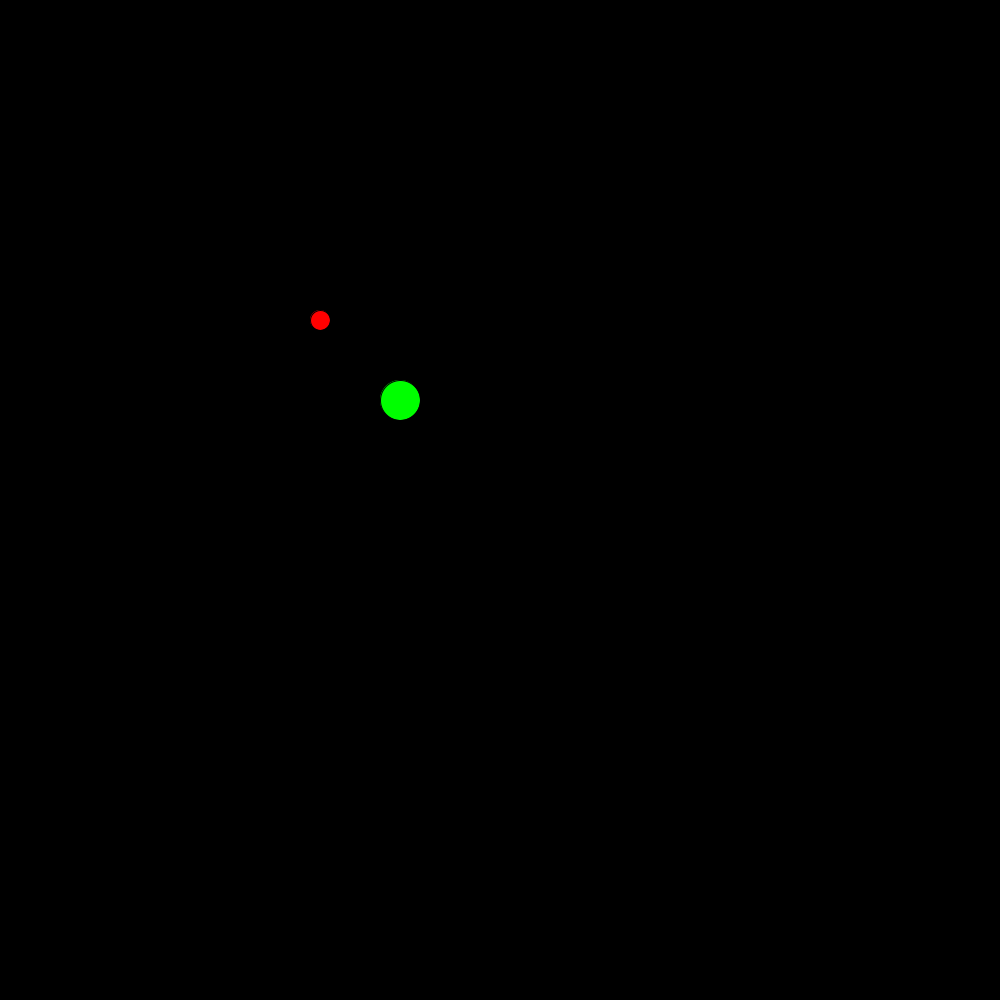
Frame 1 (no input)
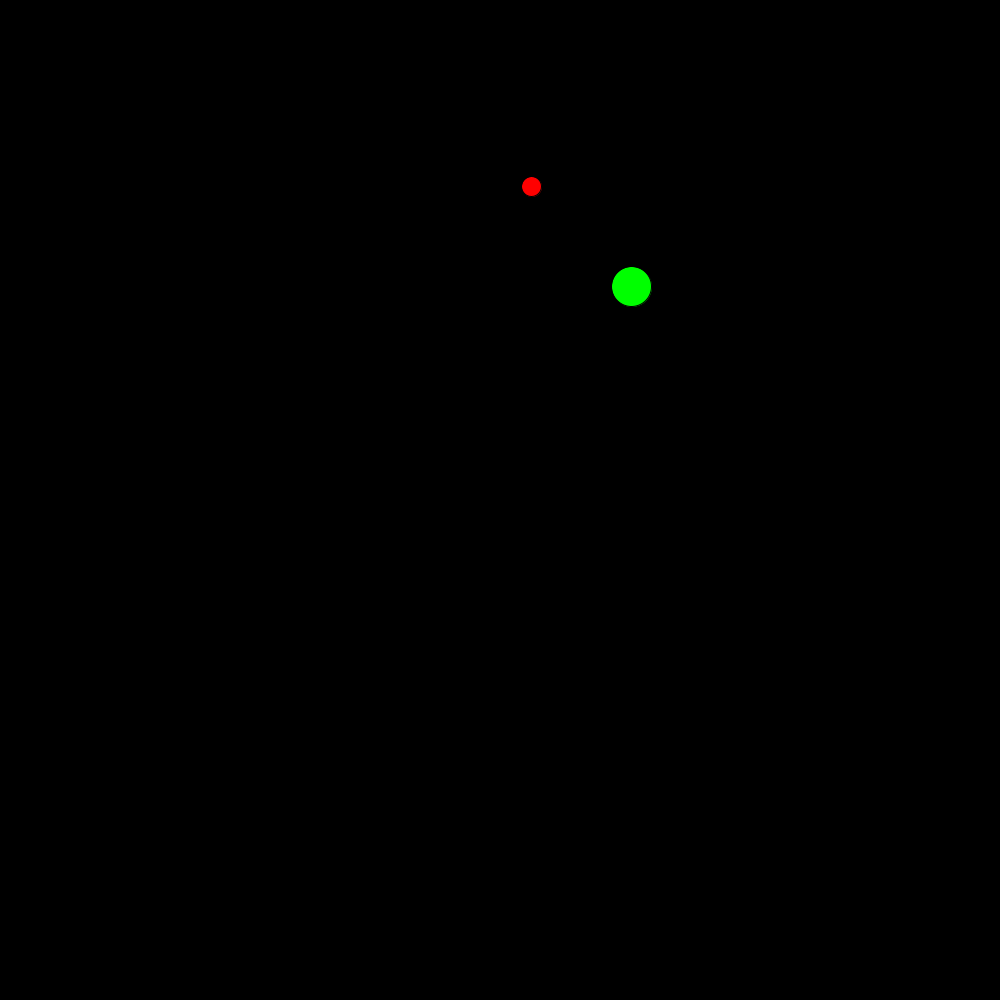
Frame 60 (the mouse pressed at the canvas centre just before this capture)
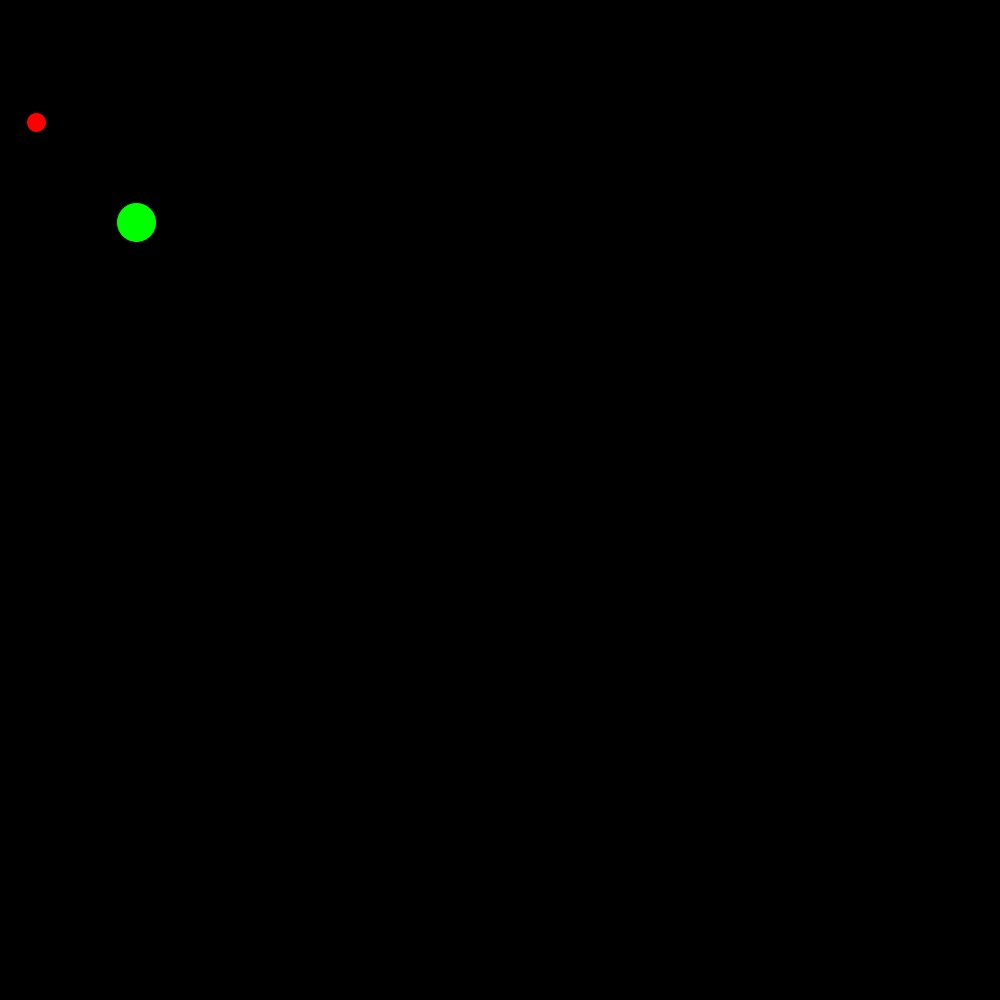
Frame 120 (the mouse held since frame 60 and released just before this capture)

The Processing sketch that drew these frames (run headless with seeded random() and noise(); from frame 60 on, the mouse is pressed at the canvas centre):

// Processing sketch: sketch_080729a
// ── sketch_080729a.pde
float x,y,r=200,t=0,a=20,b=20,u;

void setup()
{
// background (0); 
 colorMode (RGB,100);
size (1000,1000);

}

void draw()
{
 background (0);
 fill (0,100,0);
ellipse (x+400,y+400,40,40);
x=r*sin(radians (t));
y=r*cos(radians(t));
fill (100,0,0);
ellipse (a+300,b+300,20,20);

a=r*sin(radians (u));
b=r*cos(radians(u));
t+=2;
u+=2;
r++;
}
